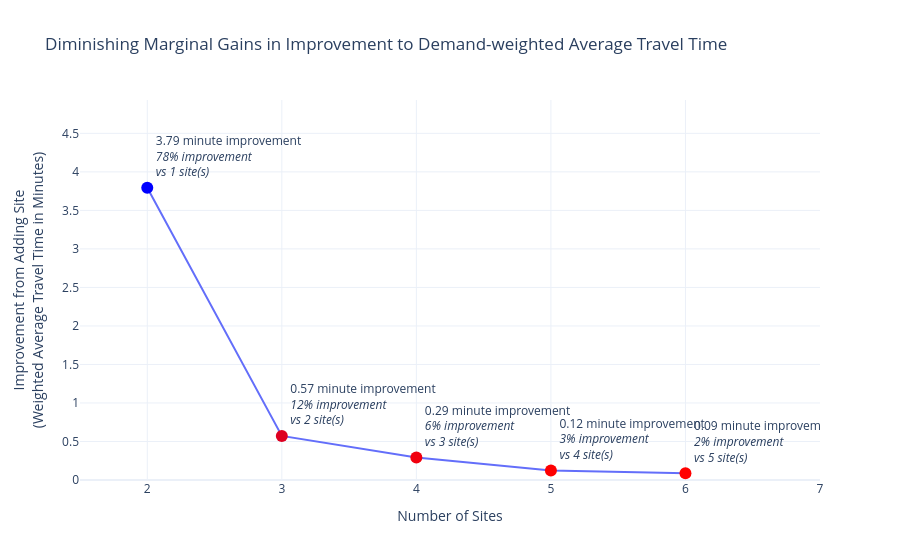

Notebook code for this chart:
### Markdown cell above
Now let's work on some additional plots. 

Perhaps the simplest option is just to plot the marginal gains as a line, which clearly shows the magnitude of the returns at each additional site number.

### Code cell
all_sols["high_value"] = all_sols["marginal_pct_total"] > 0.1  # tweak threshold
all_sols["n_sites_comparison"] = all_sols["n_sites"] - 1

fig = px.line(
    all_sols,
    x="n_sites",
    y="marginal_gain",
    markers=True,
    title="Diminishing Marginal Gains in Improvement to Demand-weighted Average Travel Time",
)

# Custom hover text
fig.update_traces(
    mode="lines+markers+text",
    hovertemplate=(
        "<b>%{x} sites</b><br>"
        "Marginal gain moving from %{customdata[3]} sites to %{customdata[2]} sites: %{y:.2f} minutes (%{customdata[1]:.1%} improvement) <br>"
        "Weighted average travel time for best solution with %{customdata[2]} sites: %{customdata[0]:.2f} minutes<br>"
        "% of total possible improvement achieved with %{customdata[2]} sites: %{customdata[4]:.1%}<extra></extra>"
    ),
    customdata=all_sols[["weighted_average", "marginal_pct_total", "n_sites", "n_sites_comparison", "pct_of_total"]].values,
    text=[
        f"{mg:.2f} minute improvement<br><i>{pct:.0%} improvement<br>vs {nst} site(s)</i>"
        for mg, pct,nst in zip(all_sols["marginal_gain"], all_sols["marginal_pct_total"], all_sols["n_sites_comparison"])
    ],
    textposition="top right",
     marker=dict(
        color=all_sols["marginal_pct_total"],  # continuous colour scale
        colorscale="BlueRed_r",
        showscale=False,
        colorbar=dict(title="% of total"),
        size=12
    )
)

fig.update_traces(

)

fig.update_layout(
    xaxis_title="Number of Sites",
    yaxis_title="Improvement from Adding Site<br>(Weighted Average Travel Time in Minutes)",
    template="plotly_white"
)

# We could optionally add in a line at the point the improvement from an additional
# site is below a certain percentage
# threshold_point = 0.1
# threshold = threshold_point * all_sols["marginal_gain"].iloc[1]
# elbow = all_sols[all_sols["marginal_gain"] < threshold].iloc[0]

# fig.add_vline(
#     x=elbow["n_sites"],
#     line_dash="dash",
#     annotation_text=f"Elbow ~ {int(elbow['n_sites'])} sites",
#     annotation_position="top"
# )

fig.update_yaxes(range=(
    0,
    np.nanmax(all_sols["marginal_gain"]*1.3)
    ))

fig.update_xaxes(range=(
    1.5,
    np.nanmax(all_sols["n_sites"]+1)
    ))


fig.show()

### Figure 1 — Plotly figure (JSON) as saved in the notebook; plotly's stock layout.template omitted (floating-point values rounded to 4 significant figures)
{"data": [{"customdata": [[9.739, null, 1.0, 0.0, 0.0], [5.944, 0.7792, 2.0, 1.0, 0.7792], [5.372, 0.1174, 3.0, 2.0, 0.8966], [5.08, 0.05997, 4.0, 3.0, 0.9566], [4.958, 0.02516, 5.0, 4.0, 0.9818], [4.869, 0.01824, 6.0, 5.0, 1.0]], "hovertemplate": "<b>%{x} sites</b><br>Marginal gain moving from %{customdata[3]} sites to %{customdata[2]} sites: %{y:.2f} minutes (%{customdata[1]:.1%} improvement) <br>Weighted average travel time for best solution with %{customdata[2]} sites: %{customdata[0]:.2f} minutes<br>% of total possible improvement achieved with %{customdata[2]} sites: %{customdata[4]:.1%}<extra></extra>", "legendgroup": "", "line": {"color": "#636efa", "dash": "solid"}, "marker": {"color": [null, 0.7792, 0.1174, 0.05997, 0.02516, 0.01824], "colorbar": {"title": {"text": "% of total"}}, "colorscale": [[0.0, "rgb(255,0,0)"], [1.0, "rgb(0,0,255)"]], "showscale": false, "size": 12, "symbol": "circle"}, "mode": "lines+markers+text", "name": "", "orientation": "v", "showlegend": false, "text": ["nan minute improvement<br><i>nan% improvement<br>vs 0 site(s)</i>", "3.79 minute improvement<br><i>78% improvement<br>vs 1 site(s)</i>", "0.57 minute improvement<br><i>12% improvement<br>vs 2 site(s)</i>", "0.29 minute improvement<br><i>6% improvement<br>vs 3 site(s)</i>", "0.12 minute improvement<br><i>3% improvement<br>vs 4 site(s)</i>", "0.09 minute improvement<br><i>2% improvement<br>vs 5 site(s)</i>"], "textposition": "top right", "type": "scatter", "x": [1, 2, 3, 4, 5, 6], "xaxis": "x", "y": [null, 3.795, 0.5718, 0.292, 0.1225, 0.08881], "yaxis": "y"}], "layout": {"legend": {"tracegroupgap": 0}, "title": {"text": "Diminishing Marginal Gains in Improvement to Demand-weighted Average Travel Time"}, "xaxis": {"anchor": "y", "domain": [0.0, 1.0], "range": [1.5, 7], "title": {"text": "Number of Sites"}}, "yaxis": {"anchor": "x", "domain": [0.0, 1.0], "range": [0, 4.933], "title": {"text": "Improvement from Adding Site<br>(Weighted Average Travel Time in Minutes)"}}}}
